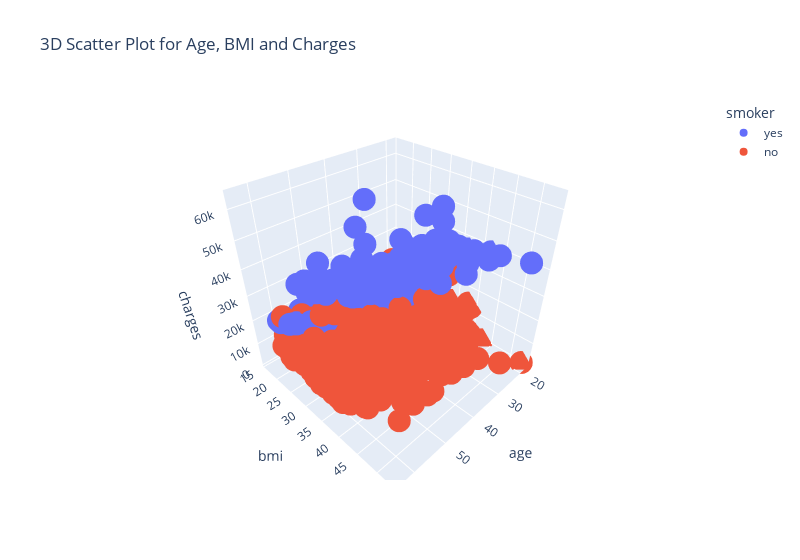

Notebook code cell kept with this figure:
### Code cell
fig = px.scatter_3d(data, x='age', y='bmi', z='charges', color='smoker', title='3D Scatter Plot for Age, BMI and Charges')
fig.show()

### Figure 1 — Plotly figure (JSON) as saved in the notebook; plotly's stock layout.template omitted (floating-point values rounded to 4 significant figures; data arrays with more than 128 entries replaced by an {"elided": "..."} marker saying what was removed)
{"data": [{"hovertemplate": "smoker=yes<br>age=%{x}<br>bmi=%{y}<br>charges=%{z}<extra></extra>", "legendgroup": "yes", "marker": {"color": "#636efa", "symbol": "circle"}, "mode": "markers", "name": "yes", "scene": "scene", "showlegend": true, "type": "scatter3d", "x": {"elided": "274 int values"}, "y": {"elided": "274 float values"}, "z": {"elided": "274 float values"}}, {"hovertemplate": "smoker=no<br>age=%{x}<br>bmi=%{y}<br>charges=%{z}<extra></extra>", "legendgroup": "no", "marker": {"color": "#EF553B", "symbol": "circle"}, "mode": "markers", "name": "no", "scene": "scene", "showlegend": true, "type": "scatter3d", "x": {"elided": "1064 int values"}, "y": {"elided": "1064 float values"}, "z": {"elided": "1064 float values"}}], "layout": {"legend": {"title": {"text": "smoker"}, "tracegroupgap": 0}, "scene": {"domain": {"x": [0, 1], "y": [0, 1]}, "xaxis": {"title": {"text": "age"}}, "yaxis": {"title": {"text": "bmi"}}, "zaxis": {"title": {"text": "charges"}}}, "title": {"text": "3D Scatter Plot for Age, BMI and Charges"}, "width": 800}}
